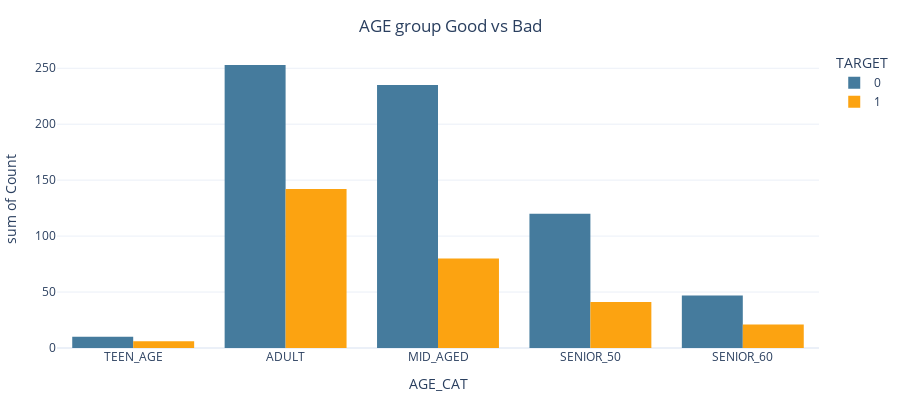

Write notebook code for a chart like this one.
### Code cell
group = credit_df.groupby(['AGE_CAT','TARGET']).size().rename('Count').reset_index()

fig  = px.histogram(group, 
              x='AGE_CAT', 
              y='Count',
              color='TARGET',
              color_discrete_sequence=["#457b9d","#fca311"],
              template='plotly_white')

fig.update_layout(width=900, height=400, 
                  barmode='group',
                  title= {'text': "AGE group Good vs Bad",
                          'y':0.95,'x':0.5,
                          'xanchor': 'center',
                          'yanchor': 'top'},
                 showlegend=True,
                 margin = dict(l=25, r=10, t=50, b=10))
                 
                 
fig.show()

### Figure 1 — Plotly figure (JSON) as saved in the notebook; plotly's stock layout.template omitted (floating-point values rounded to 4 significant figures)
{"data": [{"alignmentgroup": "True", "bingroup": "x", "histfunc": "sum", "hovertemplate": "TARGET=0<br>AGE_CAT=%{x}<br>sum of Count=%{y}<extra></extra>", "legendgroup": "0", "marker": {"color": "#457b9d"}, "name": "0", "offsetgroup": "0", "orientation": "v", "showlegend": true, "type": "histogram", "x": ["TEEN_AGE", "ADULT", "MID_AGED", "SENIOR_50", "SENIOR_60"], "xaxis": "x", "y": [10, 253, 235, 120, 47], "yaxis": "y"}, {"alignmentgroup": "True", "bingroup": "x", "histfunc": "sum", "hovertemplate": "TARGET=1<br>AGE_CAT=%{x}<br>sum of Count=%{y}<extra></extra>", "legendgroup": "1", "marker": {"color": "#fca311"}, "name": "1", "offsetgroup": "1", "orientation": "v", "showlegend": true, "type": "histogram", "x": ["TEEN_AGE", "ADULT", "MID_AGED", "SENIOR_50", "SENIOR_60"], "xaxis": "x", "y": [6, 142, 80, 41, 21], "yaxis": "y"}], "layout": {"barmode": "group", "height": 400, "legend": {"title": {"text": "TARGET"}, "tracegroupgap": 0}, "margin": {"b": 10, "l": 25, "r": 10, "t": 50}, "showlegend": true, "title": {"text": "AGE group Good vs Bad", "x": 0.5, "xanchor": "center", "y": 0.95, "yanchor": "top"}, "width": 900, "xaxis": {"anchor": "y", "domain": [0.0, 1.0], "title": {"text": "AGE_CAT"}}, "yaxis": {"anchor": "x", "domain": [0.0, 1.0], "title": {"text": "sum of Count"}}}}
